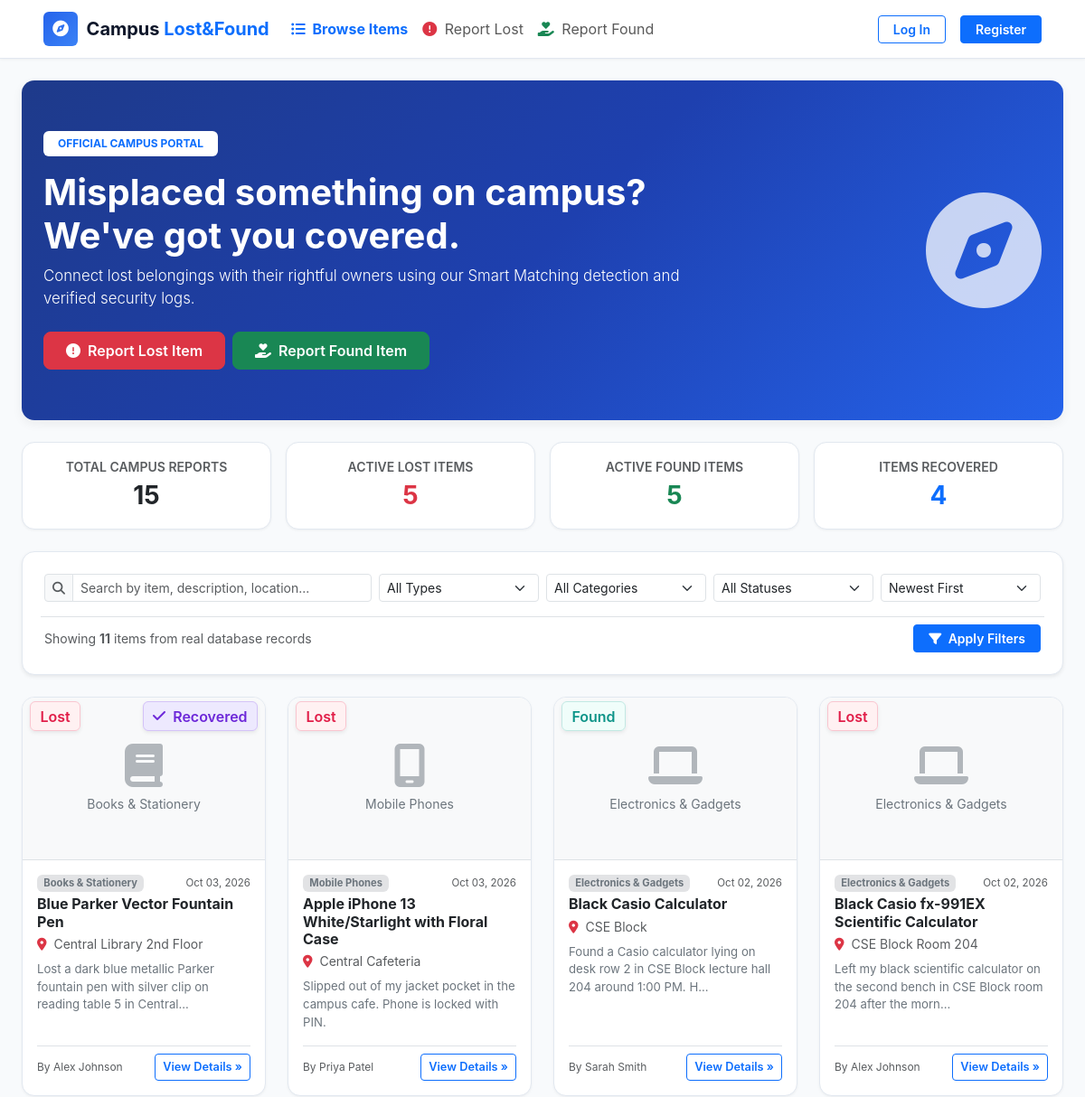
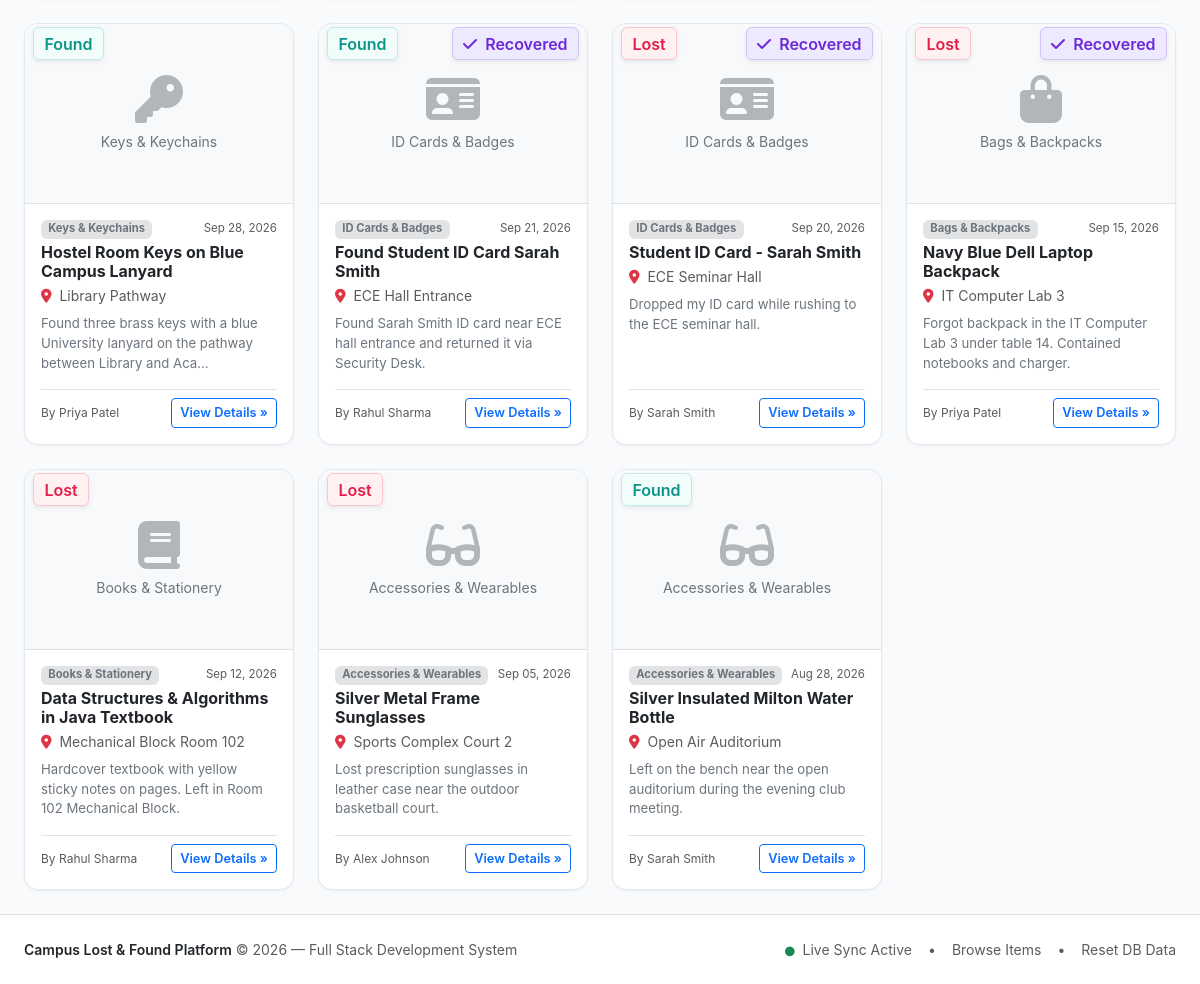
The page / on the database its author committed (2 pictures, top to bottom).
### tables this page shows
CREATE TABLE `reports` (
  `id` int(11) NOT NULL AUTO_INCREMENT,
  `user_id` int(11) NOT NULL,
  `type` enum('lost','found') NOT NULL,
  `category_id` int(11) NOT NULL,
  `title` varchar(150) NOT NULL,
  `description` text NOT NULL,
  `location` varchar(150) NOT NULL,
  `item_date` date NOT NULL,
  `image_path` varchar(255) DEFAULT NULL,
  `status` enum('active','recovered','closed') DEFAULT 'active',
  `verification_status` enum('pending','verified','rejected') DEFAULT 'pending',
  `rejection_reason` text DEFAULT NULL,
  `is_deleted` tinyint(1) DEFAULT 0,
  `recovered_at` datetime DEFAULT NULL,
  `recovered_by` int(11) DEFAULT NULL,
  `created_at` timestamp NOT NULL DEFAULT current_timestamp(),
  `updated_at` timestamp NOT NULL DEFAULT current_timestamp() ON UPDATE current_timestamp(),
  PRIMARY KEY (`id`),
  KEY `user_id` (`user_id`),
  KEY `category_id` (`category_id`),
  CONSTRAINT `reports_ibfk_1` FOREIGN KEY (`user_id`) REFERENCES `users` (`id`) ON DELETE CASCADE,
  CONSTRAINT `reports_ibfk_2` FOREIGN KEY (`category_id`) REFERENCES `categories` (`id`)
);

CREATE TABLE `categories` (
  `id` int(11) NOT NULL AUTO_INCREMENT,
  `name` varchar(80) NOT NULL,
  `icon` varchar(50) DEFAULT 'fa-box',
  `description` varchar(255) DEFAULT '',
  PRIMARY KEY (`id`),
  UNIQUE KEY `name` (`name`)
);

CREATE TABLE `users` (
  `id` int(11) NOT NULL AUTO_INCREMENT,
  `name` varchar(100) NOT NULL,
  `email` varchar(150) NOT NULL,
  `password` varchar(255) NOT NULL,
  `role` enum('student','admin') DEFAULT 'student',
  `student_id` varchar(50) DEFAULT NULL,
  `department` varchar(100) DEFAULT NULL,
  `phone` varchar(30) DEFAULT NULL,
  `avatar` varchar(255) DEFAULT NULL,
  `created_at` timestamp NOT NULL DEFAULT current_timestamp(),
  PRIMARY KEY (`id`),
  UNIQUE KEY `email` (`email`)
);

### config/session.php (called while the page is built, shortened)
<?php
function is_logged_in() {
    return isset($_SESSION['user_id']) && !empty($_SESSION['user_id']);
}
function get_base_url() {
    $appUrl = getenv('APP_URL') ?: ($_ENV['APP_URL'] ?? '');
    $scriptName = str_replace('\\', '/', $_SERVER['SCRIPT_NAME'] ?? '');
    $knownSubdirs = ['/admin', '/student', '/api', '/auth', '/includes', '/config'];
    $dir = dirname($scriptName);
    $dir = str_replace('\\', '/', $dir);
    if ($dir === '/' || $dir === '.' || empty($dir)) {
        return '';
    }
    return rtrim($dir, '/');
}

### config/helpers.php (called while the page is built, shortened)
<?php
require_once __DIR__ . '/session.php';
function e($string) {
    return htmlspecialchars($string ?? '', ENT_QUOTES, 'UTF-8');
}

### index.php (the view, shortened to what this page needs)
<?php
require_once __DIR__ . '/config/session.php';
require_once __DIR__ . '/config/helpers.php';
$statStmt = $pdo->query("
    SELECT
        COUNT(*) AS total_reports,
        SUM(CASE WHEN status = 'recovered' THEN 1 ELSE 0 END) AS recovered_count,
        SUM(CASE WHEN type = 'lost' AND status = 'active' THEN 1 ELSE 0 END) AS active_lost,
        SUM(CASE WHEN type = 'found' AND status = 'active' THEN 1 ELSE 0 END) AS active_found
    FROM reports
    WHERE is_deleted = 0
");
$stats = $statStmt->fetch(PDO::FETCH_ASSOC);
$keyword   = trim($_GET['q'] ?? '');
$sort      = $_GET['sort'] ?? 'newest';
$sql = "
    SELECT r.*, c.name AS category_name, c.icon AS category_icon, u.name AS reporter_name
    FROM reports r
    JOIN categories c ON r.category_id = c.id
    JOIN users u ON r.user_id = u.id
    WHERE r.is_deleted = 0
";
$params = [];
if (!is_admin()) {
    if (is_logged_in()) {
        $sql .= " AND (r.verification_status = 'verified' OR r.user_id = ?)";
        $params[] = $_SESSION['user_id'];
    } else {
        $sql .= " AND r.verification_status = 'verified'";
    }
}
if ($sort === 'oldest') {
    $sql .= " ORDER BY r.item_date ASC, r.created_at ASC";
} else {
    $sql .= " ORDER BY r.item_date DESC, r.created_at DESC";
}
$stmt = $pdo->prepare($sql);
$stmt->execute($params);
$items = $stmt->fetchAll(PDO::FETCH_ASSOC);
require_once __DIR__ . '/includes/header.php';
?>
<div class="hero-banner mb-4">
    <div class="row align-items-center">
        <div class="col-lg-8">
            <span class="badge bg-white text-primary fw-bold text-uppercase px-3 py-2 mb-3">Official Campus Portal</span>
            <h1 class="display-6 fw-bold mb-2">Misplaced something on campus? We've got you covered.</h1>
            <p class="lead opacity-90 mb-4" style="font-size: 1.05rem;">
                Connect lost belongings with their rightful owners using our Smart Matching detection and verified security logs.
            </p>
            <div class="d-flex flex-wrap gap-2">
                <a href="<?= $baseUrl ?>/student/report_item.php?type=lost" class="btn btn-danger btn-lg px-4 fs-6 fw-semibold">
                    <i class="fa-solid fa-circle-exclamation me-1"></i> Report Lost Item
                </a>
                <a href="<?= $baseUrl ?>/student/report_item.php?type=found" class="btn btn-success btn-lg px-4 fs-6 fw-semibold">
                    <i class="fa-solid fa-hand-holding-heart me-1"></i> Report Found Item
                </a>
            </div>
        </div>
        <div class="col-lg-4 d-none d-lg-block text-end opacity-75">
            <i class="fa-solid fa-compass fa-8x"></i>
        </div>
    </div>
</div>
<div class="row g-3 mb-4">
    <div class="col-6 col-md-3">
        <div class="card card-custom p-3 text-center">
            <div class="text-muted small fw-semibold text-uppercase">Total Campus Reports</div>
            <div class="fs-3 fw-bold text-dark"><?= (int)$stats['total_reports'] ?></div>
        </div>
    </div>
    <div class="col-6 col-md-3">
        <div class="card card-custom p-3 text-center">
            <div class="text-muted small fw-semibold text-uppercase">Active Lost Items</div>
            <div class="fs-3 fw-bold text-danger"><?= (int)$stats['active_lost'] ?></div>
        </div>
    </div>
    <div class="col-6 col-md-3">
        <div class="card card-custom p-3 text-center">
            <div class="text-muted small fw-semibold text-uppercase">Active Found Items</div>
            <div class="fs-3 fw-bold text-success"><?= (int)$stats['active_found'] ?></div>
        </div>
    </div>
    <div class="col-6 col-md-3">
        <div class="card card-custom p-3 text-center">
            <div class="text-muted small fw-semibold text-uppercase">Items Recovered</div>
            <div class="fs-3 fw-bold text-primary"><?= (int)$stats['recovered_count'] ?></div>
        </div>
    </div>
</div>
<div class="card card-custom p-3 p-md-4 mb-4 shadow-sm">
    <form method="GET" action="index.php" class="row g-2 align-items-center">
        <div class="col-lg-4 col-md-6">
            <div class="input-group input-group-sm">
                <span class="input-group-text bg-light text-muted"><i class="fa-solid fa-magnifying-glass"></i></span>
                <input type="text" name="q" class="form-control" placeholder="Search by item, description, location..." value="<?= e($keyword) ?>">
            </div>
        </div>
        <div class="col-lg-2 col-md-3 col-6">
            <select name="type" class="form-select form-select-sm" onchange="this.form.submit()">
                <option value="all">All Types</option>
            </select>
        </div>
        <div class="col-lg-2 col-md-3 col-6">
            <select name="category" class="form-select form-select-sm" onchange="this.form.submit()">
                <option value="0">All Categories</option>
            </select>
        </div>
        <div class="col-lg-2 col-md-6 col-6">
            <select name="status" class="form-select form-select-sm" onchange="this.form.submit()">
                <option value="all">All Statuses</option>
            </select>
        </div>
        <div class="col-lg-2 col-md-6 col-6">
            <select name="sort" class="form-select form-select-sm" onchange="this.form.submit()">
                <option value="newest" <?= $sort === 'newest' ? 'selected' : '' ?>>Newest First</option>
            </select>
        </div>
        <div class="col-12 d-flex justify-content-between align-items-center mt-3 pt-2 border-top">
            <span class="text-muted small">
                Showing <strong><?= count($items) ?></strong> <?= count($items) === 1 ? 'item' : 'items' ?> from real database records
            </span>
            <div class="d-flex gap-2">
                <button type="submit" class="btn btn-primary btn-sm px-3 fw-semibold">
                    <i class="fa-solid fa-filter me-1"></i> Apply Filters
                </button>
            </div>
        </div>
    </form>
</div>
<?php if (empty($items)): ?>
    <div class="empty-state">
        <div class="empty-state-icon"><i class="fa-regular fa-face-frown"></i></div>
        <h5 class="empty-state-title">We couldn't find any items matching your search</h5>
        <p class="empty-state-text">Try adjusting your filters, searching for alternate keywords, or clearing your category selection.</p>
        <a href="index.php" class="btn btn-primary btn-sm">Reset All Filters</a>
    </div>
<?php else: ?>
    <div class="row g-4">
        <?php foreach ($items as $item): ?>
            <div class="col-sm-6 col-lg-4 col-xl-3">
                <div class="card card-custom h-100 overflow-hidden d-flex flex-column">
                    <div class="position-relative bg-light text-center border-bottom" style="height: 180px; overflow: hidden;">
                        <?php if (!empty($item['image_path'])): ?>
                            <img src="<?= $baseUrl ?>/<?= e($item['image_path']) ?>" alt="<?= e($item['title']) ?>" class="w-100 h-100" style="object-fit: cover;">
                        <?php else: ?>
                            <div class="w-100 h-100 d-flex flex-column align-items-center justify-content-center text-muted">
                                <i class="fa-solid <?= e($item['category_icon']) ?> fa-3x mb-2 text-secondary opacity-50"></i>
                                <span class="small text-secondary"><?= e($item['category_name']) ?></span>
                            </div>
                        <?php endif; ?>
                        <div class="position-absolute top-0 start-0 m-2">
                            <?php if ($item['type'] === 'lost'): ?>
                                <span class="badge-lost shadow-sm">Lost</span>
                            <?php else: ?>
                                <span class="badge-found shadow-sm">Found</span>
                            <?php endif; ?>
                        </div>
                        <div class="position-absolute top-0 end-0 m-2">
                            <?php if ($item['status'] === 'recovered'): ?>
                                <span class="badge-recovered shadow-sm"><i class="fa-solid fa-check me-1"></i> Recovered</span>
                            <?php endif; ?>
                        </div>
                    </div>
                    <div class="card-body p-3 d-flex flex-column">
                        <div class="d-flex justify-content-between align-items-center mb-1">
                            <span class="badge bg-secondary-subtle text-secondary small" style="font-size: 0.7rem;">
                                <?= e($item['category_name']) ?>
                            </span>
                            <span class="text-muted small" style="font-size: 0.72rem;">
                                <?= date('M d, Y', strtotime($item['item_date'])) ?>
                            </span>
                        </div>
                        <h6 class="fw-bold text-dark mb-1">
                            <a href="<?= $baseUrl ?>/item_details.php?id=<?= $item['id'] ?>" class="text-dark text-decoration-none">
                                <?= e($item['title']) ?>
                            </a>
                        </h6>
                        <div class="small text-muted mb-2">
                            <i class="fa-solid fa-location-dot me-1 text-danger"></i> <?= e($item['location']) ?>
                        </div>
                        <p class="small text-secondary mb-3 flex-grow-1" style="font-size: 0.825rem;">
                            <?= e(mb_strimwidth($item['description'], 0, 95, '...')) ?>
                        </p>
                        <div class="d-flex justify-content-between align-items-center pt-2 border-top mt-auto">
                            <span class="small text-muted" style="font-size: 0.75rem;">
                                By <?= e($item['reporter_name']) ?>
                            </span>
                            <a href="<?= $baseUrl ?>/item_details.php?id=<?= $item['id'] ?>" class="btn btn-outline-primary btn-sm py-1 px-2 fw-semibold" style="font-size: 0.8rem;">
                                View Details &raquo;
                            </a>
                        </div>
                    </div>
                </div>
            </div>
        <?php endforeach; ?>
    </div>
<?php endif; ?>
<?php require_once __DIR__ . '/includes/footer.php'; ?>

### rows shown on the page
reports: category.name "Books & Stationery", type "Lost", status "recovered" (drawn), item_date "Oct 03, 2026", title "Blue Parker Vector Fountain Pen", location "Central Library 2nd Floor", description "Lost a dark blue metallic Parker fountain pen with silver clip on reading table 5 in Central...", user.name "Alex Johnson"
reports: category.name "Mobile Phones", type "Lost", item_date "Oct 03, 2026", title "Apple iPhone 13 White/Starlight with Floral Case", location "Central Cafeteria", description "Slipped out of my jacket pocket in the campus cafe. Phone is locked with PIN.", user.name "Priya Patel"
reports: category.name "Electronics & Gadgets", type "Found", item_date "Oct 02, 2026", title "Black Casio Calculator", location "CSE Block", description "Found a Casio calculator lying on desk row 2 in CSE Block lecture hall 204 around 1:00 PM. H...", user.name "Sarah Smith"
reports: category.name "Electronics & Gadgets", type "Lost", item_date "Oct 02, 2026", title "Black Casio fx-991EX Scientific Calculator", location "CSE Block Room 204", description "Left my black scientific calculator on the second bench in CSE Block room 204 after the morn...", user.name "Alex Johnson"
reports: category.name "Keys & Keychains", type "Found", item_date "Sep 28, 2026", title "Hostel Room Keys on Blue Campus Lanyard", location "Library Pathway", description "Found three brass keys with a blue University lanyard on the pathway between Library and Aca...", user.name "Priya Patel"
reports: category.name "ID Cards & Badges", type "Found", status "recovered" (drawn), item_date "Sep 21, 2026", title "Found Student ID Card Sarah Smith", location "ECE Hall Entrance", description "Found Sarah Smith ID card near ECE hall entrance and returned it via Security Desk.", user.name "Rahul Sharma"
reports: category.name "ID Cards & Badges", type "Lost", status "recovered" (drawn), item_date "Sep 20, 2026", title "Student ID Card - Sarah Smith", location "ECE Seminar Hall", description "Dropped my ID card while rushing to the ECE seminar hall.", user.name "Sarah Smith"
reports: category.name "Bags & Backpacks", type "Lost", status "recovered" (drawn), item_date "Sep 15, 2026", title "Navy Blue Dell Laptop Backpack", location "IT Computer Lab 3", description "Forgot backpack in the IT Computer Lab 3 under table 14. Contained notebooks and charger.", user.name "Priya Patel"
reports: category.name "Books & Stationery", type "Lost", item_date "Sep 12, 2026", title "Data Structures & Algorithms in Java Textbook", location "Mechanical Block Room 102", description "Hardcover textbook with yellow sticky notes on pages. Left in Room 102 Mechanical Block.", user.name "Rahul Sharma"
reports: category.name "Accessories & Wearables", type "Lost", item_date "Sep 05, 2026", title "Silver Metal Frame Sunglasses", location "Sports Complex Court 2", description "Lost prescription sunglasses in leather case near the outdoor basketball court.", user.name "Alex Johnson"
reports: category.name "Accessories & Wearables", type "Found", item_date "Aug 28, 2026", title "Silver Insulated Milton Water Bottle", location "Open Air Auditorium", description "Left on the bench near the open auditorium during the evening club meeting.", user.name "Sarah Smith"

### other values the page prints
$stats['total_reports'] "15"
$stats['active_lost'] "5"
$stats['active_found'] "5"
$stats['recovered_count'] "4"
count($items) "11"
